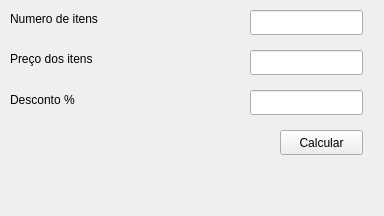
<?xml version="1.0" encoding="UTF-8"?>
<ui version="4.0">
 <class>Widget</class>
 <widget class="QWidget" name="Widget">
  <property name="geometry">
   <rect>
    <x>0</x>
    <y>0</y>
    <width>384</width>
    <height>216</height>
   </rect>
  </property>
  <property name="windowTitle">
   <string>Widget</string>
  </property>
  <widget class="QPushButton" name="botao">
   <property name="geometry">
    <rect>
     <x>280</x>
     <y>130</y>
     <width>83</width>
     <height>25</height>
    </rect>
   </property>
   <property name="text">
    <string>Calcular</string>
   </property>
  </widget>
  <widget class="QLineEdit" name="quantidade">
   <property name="geometry">
    <rect>
     <x>250</x>
     <y>10</y>
     <width>113</width>
     <height>25</height>
    </rect>
   </property>
  </widget>
  <widget class="QLineEdit" name="preco">
   <property name="geometry">
    <rect>
     <x>250</x>
     <y>50</y>
     <width>113</width>
     <height>25</height>
    </rect>
   </property>
  </widget>
  <widget class="QLineEdit" name="porcentagem">
   <property name="geometry">
    <rect>
     <x>250</x>
     <y>90</y>
     <width>113</width>
     <height>25</height>
    </rect>
   </property>
  </widget>
  <widget class="QLabel" name="label">
   <property name="geometry">
    <rect>
     <x>10</x>
     <y>10</y>
     <width>141</width>
     <height>17</height>
    </rect>
   </property>
   <property name="text">
    <string>Numero de itens</string>
   </property>
   <property name="buddy">
    <cstring>quantidade</cstring>
   </property>
  </widget>
  <widget class="QLabel" name="label_2">
   <property name="geometry">
    <rect>
     <x>10</x>
     <y>50</y>
     <width>101</width>
     <height>17</height>
    </rect>
   </property>
   <property name="text">
    <string>Preço dos itens</string>
   </property>
   <property name="buddy">
    <cstring>preco</cstring>
   </property>
  </widget>
  <widget class="QLabel" name="label_3">
   <property name="geometry">
    <rect>
     <x>10</x>
     <y>90</y>
     <width>91</width>
     <height>20</height>
    </rect>
   </property>
   <property name="text">
    <string>Desconto %</string>
   </property>
   <property name="buddy">
    <cstring>porcentagem</cstring>
   </property>
  </widget>
  <widget class="QLabel" name="resultador">
   <property name="geometry">
    <rect>
     <x>10</x>
     <y>170</y>
     <width>481</width>
     <height>41</height>
    </rect>
   </property>
   <property name="font">
    <font>
     <family>DejaVu Serif</family>
     <pointsize>16</pointsize>
     <weight>75</weight>
     <bold>true</bold>
    </font>
   </property>
   <property name="text">
    <string/>
   </property>
  </widget>
 </widget>
 <layoutdefault spacing="6" margin="11"/>
 <tabstops>
  <tabstop>quantidade</tabstop>
  <tabstop>preco</tabstop>
  <tabstop>porcentagem</tabstop>
  <tabstop>botao</tabstop>
 </tabstops>
 <resources/>
 <connections/>
</ui>
